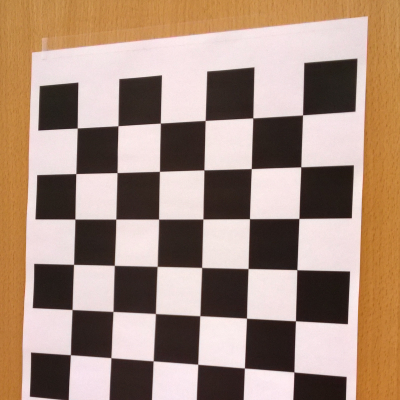
%> input picture TSBB08/lab6/chess.png, 400 x 400 px
$ octave chess.m   (GNU Octave 9; MATLAB toolbox functions it lacks are replaced by stand-ins)
%> lines starting %> are read from the running program, lines starting %| are printed output that depends on the picture; in (x1, y1, x2, y2) boxes, pixels count from 0 and x2, y2 are one past the last pixel; in counts of white or black regions, pixels touching at a corner belong together; the program's own positions count from 1
%% new chess

im=double(rgb2gray(imread('chess.png')));
%> im: size 400x400 double; min 21, max 244, mean 146.7

dfx = [1 0 -1; 2 0 -2; 1 0 -1]/8; % sobelx
dfy = dfx';

fx = conv2(im,dfx,'valid');
fy = conv2(im,dfy,'valid');

T11 = fx.^2;
T12 = fx.*fy;
T21 = fx.*fy;
T22 = fy.^2;

sigma=3;
lpH=exp(-0.5*([-9:9]/sigma).^2);
lpH=lpH/sum(lpH);
lpV=lpH';

T11filteredx = conv2(T11,lpH,'valid');
T11filteredxy = conv2(T11filteredx,lpV,'valid');

T12filteredx = conv2(T12,lpH,'valid');
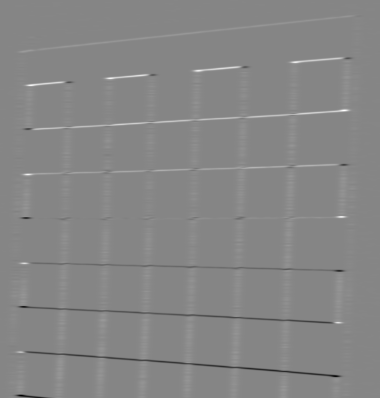
%> T12filteredx: size 398x380 double; min -964.5, max 874.5, mean 6.1; drawn with min black and max white
T12filteredxy = conv2(T12filteredx,lpV,'valid');
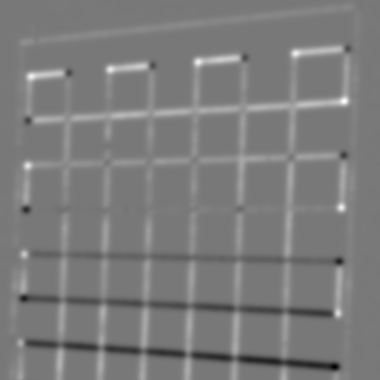
%> T12filteredxy: size 380x380 double; min -212.4, max 236.2, mean 6.4; drawn with min black and max white

T22filteredx = conv2(T22,lpH,'valid');
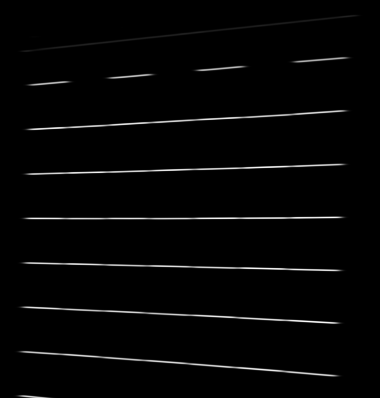
%> T22filteredx: size 398x380 double; min 0.0212, max 9476.8, mean 183.4; drawn with min black and max white
T22filteredxy = conv2(T22filteredx,lpV,'valid');

T = [T11, T12; T21 T22];
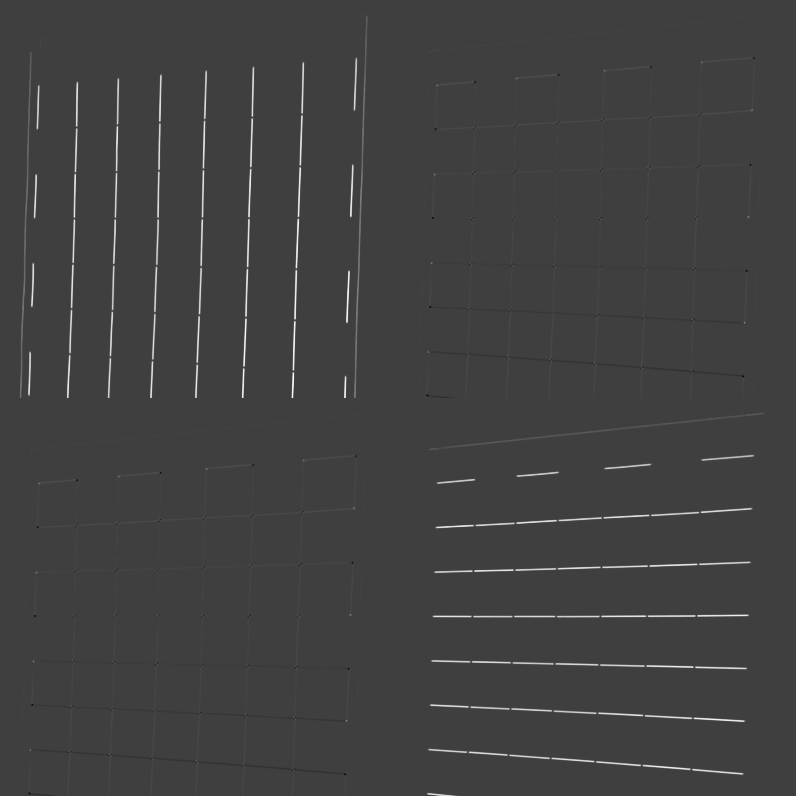
%> T: size 796x796 double; min -3396.2, max 10251.6, mean 100.9; drawn with min black and max white

k= 0.05;

C_harris = T11filteredxy.*T22filteredxy - T12filteredxy.^2-k*((T11filteredxy +T22filteredxy).^2);
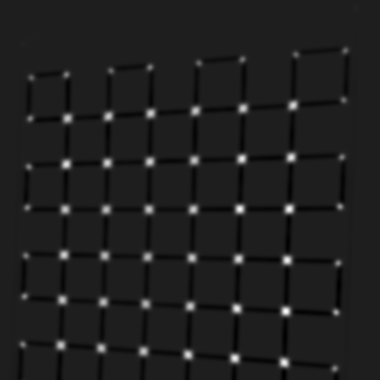
%> C_harris: size 380x380 double; min -242667.6, max 1770547.2, mean 8245.8; drawn with min black and max white
cornersrough = C_harris > 100000;
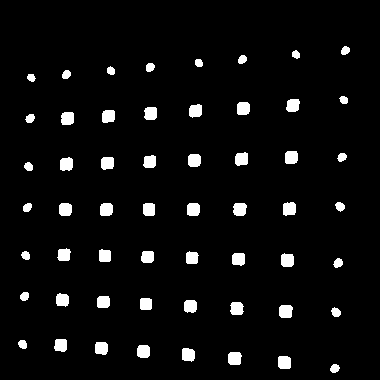
%> cornersrough: size 380x380 logical; 4.7% white; 56 white regions, largest, box (x1, y1, x2, y2) and area: (279, 305, 293, 318) 164, (228, 352, 242, 365) 163, (281, 253, 294, 267) 161

cornersmax = imregionalmax(C_harris,8);
%> cornersmax: size 380x380 logical; 0.43% white in thin lines or dots
corners = cornersrough.* cornersmax;
%> corners: size 380x380 double; values 0 (black) and 1 (white), 0.04% white in thin lines or dots, all inside (x1, y1, x2, y2) = (22, 50, 346, 369)

[x, y] = ind2sub(size(corners), find(corners));
%> x = 56 values from 51 to 369; y = 56 values from 23 to 346

figure(1)
imshow(im, [])
hold on

for i=1 :size(x, 1)
    plot(y(i) +10, x(i) + 10, 'or')
end
%> this loop made 56 passes
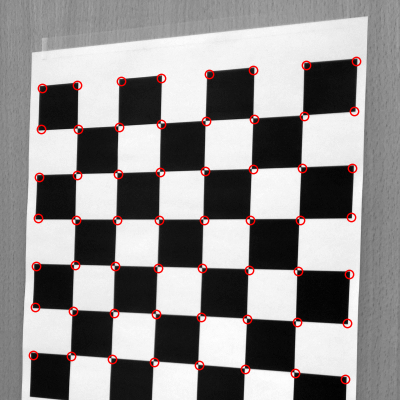
%> figure redrawn from the program's plot data
hold off
